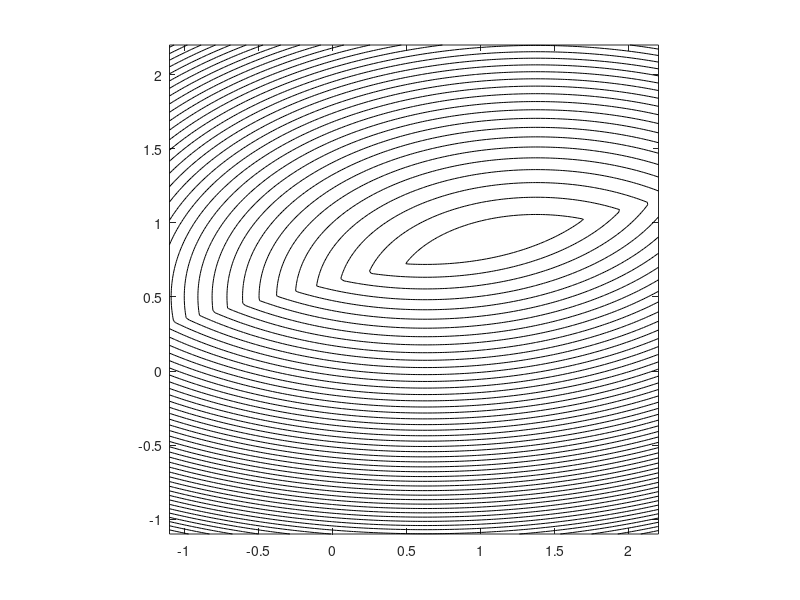

Write MATLAB code to recreate this figure. (Note: this script raises an error after producing the figure.)
% Nelder_Mead_demo.m
% Press space bar each iteration.
max_iter = 8;
simp_edge = 1;

%F=@(x,y) (x-1).^2 + 100*(y-x.^2).^2;  % Rosenbrock
F=@(x,y) 2*(x-1).^2+6*(y-1).^2 + 6*abs(x/4+0.6-y); %non-differentiable
x=linspace(-1.1,2.2,200);y=x;[X,Y]=meshgrid(x,y);
Z=F(X,Y);
figure(1),clf
contour(X,Y,Z,50,'k','LineWidth',0.5);
axis square
hold on
f = @(x) F(x(1),x(2));
x0 = [-1 -1];
simplex = x0 + [0 0; simp_edge 0; 0 simp_edge];  % Initial simplex in R^2
[x_min, iter] = nelder_mead(f, simplex, 2, 3, 0.5, 0.5, 1e-2, max_iter, 1, 1);
disp('Approximate minimizer:');
disp(x_min);
